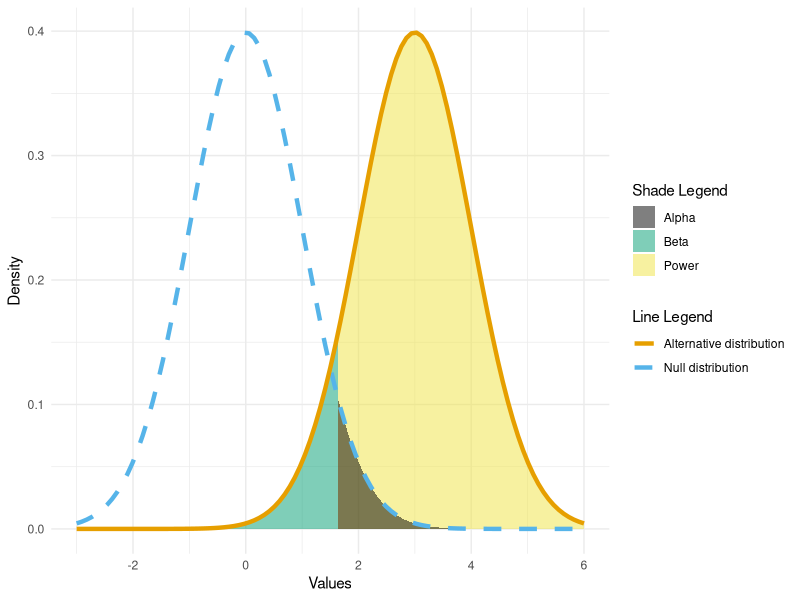

Source code (R):
## ---- chunk 1
library(ggplot2)

colors <- c("Null distribution" = "#56B4E9", "Alternative distribution" = "#E69F00")
fills <- c("Alpha" = "#000000", "Beta" = "#009E73", "Power" = "#F0E442")

ggplot() +
    geom_polygon(mapping = aes(x = c(-3, seq(-3, 1.6448, .001), 1.6448), 
                           y = c(0, dnorm(seq(-3, 1.6448, .001), mean = 3), 0),
                           fill = "Beta"),
             alpha = 0.5) +
    geom_polygon(mapping = aes(x = c(1.6448, seq(1.6448, 6, .001), 6), 
                           y = c(0, dnorm(seq(1.6448, 6, .001), mean = 3), 0),
                           fill = "Power"),
             alpha = 0.5) +
    geom_polygon(mapping = aes(x = c(1.6448, seq(1.6448, 6, .001), 6), 
                           y = c(0, dnorm(seq(1.6448, 6, .001)), 0),
                           fill = "Alpha"),
             alpha = 0.5) +
    stat_function(aes(color = "Null distribution"), 
              fun = dnorm, xlim = c(-3,6), 
              linetype = "dashed", size = 1.5) + 
    stat_function(aes(colour = "Alternative distribution"), 
                  fun = function(x) dnorm(x, mean = 3), 
                  xlim = c(-3,6), size = 1.5) +
    labs(x = "Values",
         y = "Density",
         color = "Line Legend",
         fill = "Shade Legend") +
    scale_color_manual(values = colors) +
    scale_fill_manual(values = fills) +
    theme_minimal()
